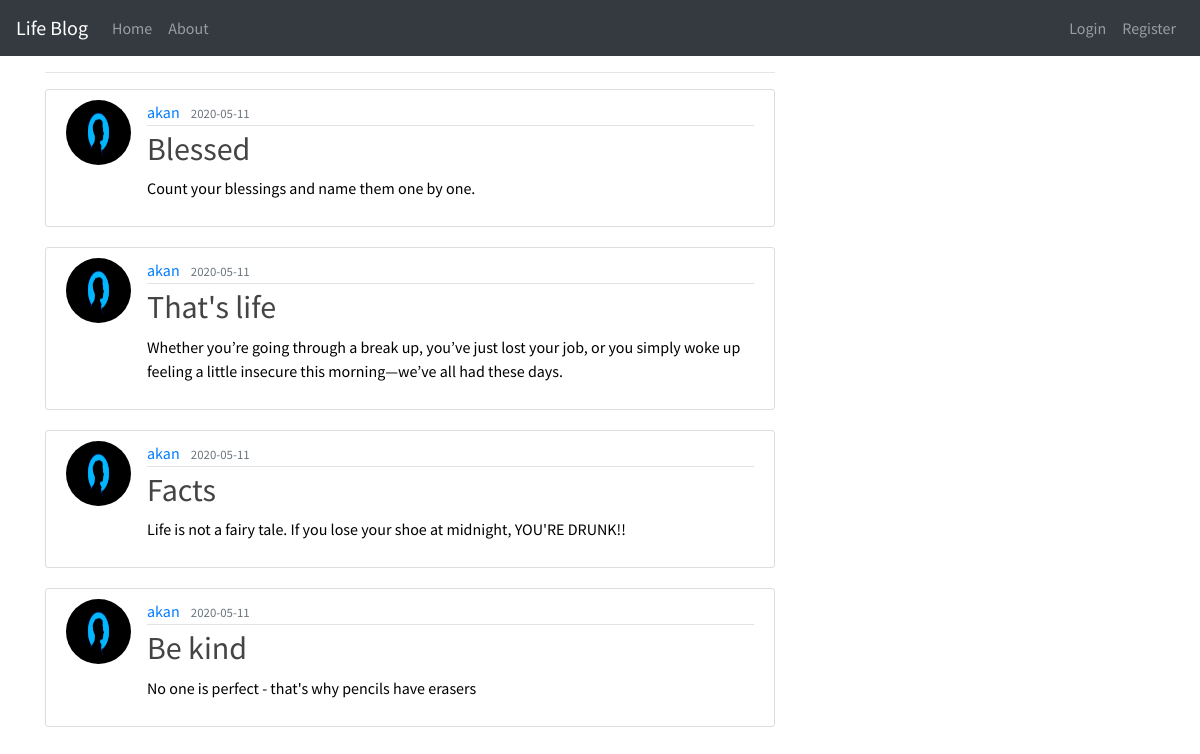
The page / on the database its author committed.
### app/models.py (models this page shows, shortened)
class Post(db.Model):
    id = db.Column(db.Integer, primary_key = True)
    title = db.Column(db.String(100), nullable = False)
    date_posted = db.Column(db.DateTime, nullable = False, default = datetime.utcnow)
    content = db.Column(db.Text, nullable =False)
    user_id = db.Column(db.Integer, db.ForeignKey('user.id'), nullable = False)
    comments = db.relationship('Comment', backref='post', lazy=True)

class User(db.Model, UserMixin):
    id = db.Column(db.Integer, primary_key = True)
    username = db.Column(db.String(20), unique= True, nullable = False )
    email = db.Column(db.String(120), unique= True, nullable = False )
    image_file = db.Column(db.String(20), nullable = False, default = 'default.jpeg' )
    password = db.Column(db.String(60), nullable = False )
    posts = db.relationship('Post', backref = 'author', lazy = True)

### app/main/views.py (the view)
@main.route("/")
@main.route("/home")
def home():
    page = request.args.get('page', 1, type=int)
    posts = Post.query.order_by(Post.date_posted.desc()).paginate(page=page, per_page=5)
    return render_template('home.html', posts=posts)

### app/templates/home.html
{% extends 'index.html' %}
{% block content %}
<hr>
{% for post in posts.items %}
<article class="media content-section">
    <img class="rounded-circle article-img"
        src="{{ url_for('static', filename='css/images/'  + post.author.image_file) }}">
    <div class="media-body">
        <div class="article-metadata">
            <a class="mr-2"
                href="{{ url_for('users.user_posts', username=post.author.username) }}">{{ post.author.username }}</a>
            <small class="text-muted">{{ post.date_posted.strftime('%Y-%m-%d') }}</small>
        </div>
        <h2><a class="article-title" href="{{ url_for('posts.post', post_id=post.id) }}">{{ post.title }}</a></h2>
        <p class="article-content">{{ post.content }}</p>
    </div>
</article>
{% endfor %}
{% endblock %}

### app/templates/index.html (shortened to what this page needs)
<!DOCTYPE html>
<html lang="en">
<head>
    {% block styles%}
    <link rel="stylesheet" href="https://stackpath.bootstrapcdn.com/bootstrap/4.3.1/css/bootstrap.min.css"
>
    <link rel="stylesheet" type="text/css" href="{{ url_for('static', filename='css/styles.css') }}">
    {% endblock %}
</head>
<body>
    <nav class="navbar navbar-expand-lg navbar-dark bg-dark">
        <a class="navbar-brand" href="#">Life Blog</a>
        <div class="collapse navbar-collapse" id="navbarToggle">
            <div class="navbar-nav mr-auto">
                <a class="nav-item nav-link" href="{{ url_for('main.home') }}">Home</a>
                <a class="nav-item nav-link" href="{{ url_for('main.about') }}">About</a>
            </div>
            <div class="navbar-nav">
                {% if current_user.is_authenticated %}
                <a class="nav-item nav-link" href="{{ url_for('posts.new_post') }}">New Blog Post</a>
                <a class="nav-item nav-link" href="{{ url_for('users.account') }}">My Account</a>
                <a class="nav-item nav-link" href="{{ url_for('users.logout') }}">Log Out</a>
                {% else %}
                <a class="nav-item nav-link" href="{{ url_for('users.login') }}">Login</a>
                <a class="nav-item nav-link" href="{{ url_for('users.register') }}">Register</a>
                {% endif %}
            </div>
        </div>
    </nav>
    <main role="main" class="container">
        <div class="row">
            <div class="col-md-8">
                {% block content %} {% endblock %}
            </div>
        </div>
    </main>
    <footer>
        <ul class="list-inline text-center">
        </ul>
    </footer>
</body>
</html>

### app/static/css/styles.css (style rules this page uses)
body { background-image: url("https://bit.ly/30C8bHA"); color: black; background-repeat: no-repeat; background-size: cover; font-family: 'Source Sans Pro', sans-serif; }
.content-section { background: #ffffff; padding: 10px 20px; border: 1px solid #dddddd; border-radius: 3px; margin-bottom: 20px; }
.article-title { color: #444444; }
.article-content { white-space: pre-line; }
.article-img { height: 65px; width: 65px; margin-right: 16px; }
.article-metadata { padding-bottom: 1px; margin-bottom: 4px; border-bottom: 1px solid #e3e3e3 }

### rows shown on the page
Post: image_file (placeholder picture), author.username "akan", date_posted "2020-05-11", title "Blessed", content "Count your blessings and name them one by one."
Post: image_file (placeholder picture), author.username "akan", date_posted "2020-05-11", title "That's life", content "Whether you’re going through a break up, you’ve just lost your job, or you simply woke up feeling a little insecure this morning—we’ve all had these days."
Post: image_file (placeholder picture), author.username "akan", date_posted "2020-05-11", title "Facts", content "Life is not a fairy tale. If you lose your shoe at midnight, YOU'RE DRUNK!!"
Post: image_file (placeholder picture), author.username "akan", date_posted "2020-05-11", title "Be kind", content "No one is perfect - that's why pencils have erasers"
